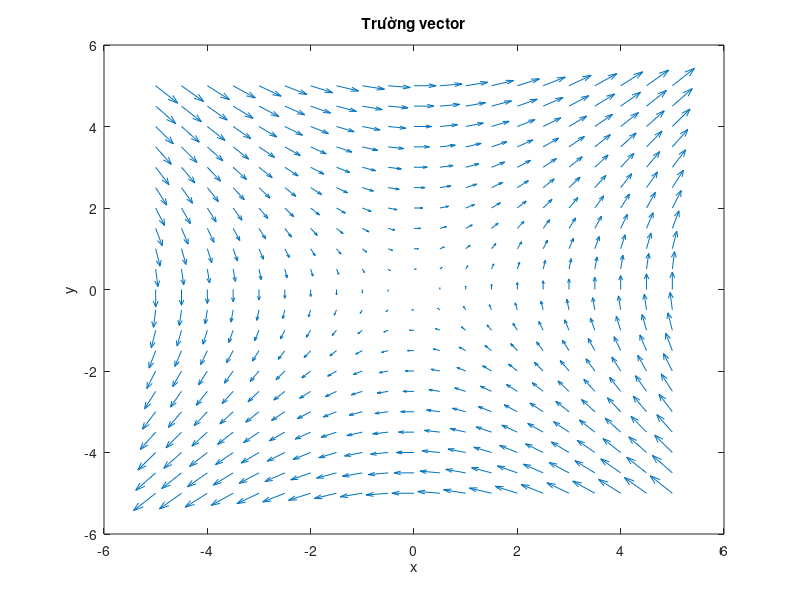

Reproduce this figure in MATLAB.
figure('Name', 'Bài tập 5b', 'NumberTitle', 'off')

X = -5:0.5:5;
Y = -5:0.5:5;
[x, y] = meshgrid(X, Y);
u = y;
v = x;
quiver(x, y, u, v)
xlabel('x')
ylabel('y')
title('Trường vector')
